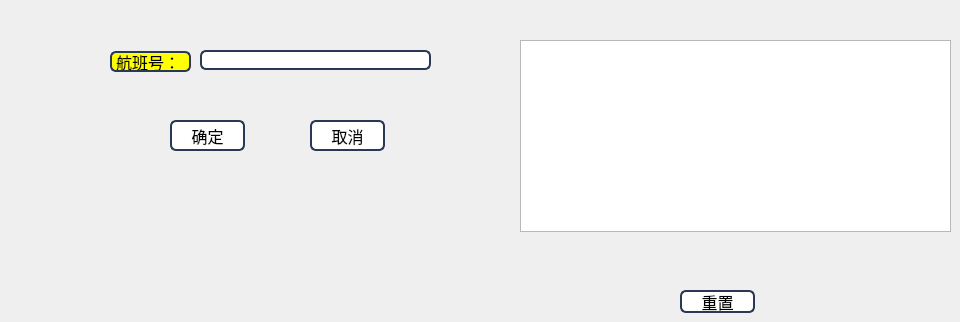
         <widget class="QWidget" name="tab_37">
          <attribute name="title">
           <string>指定航线</string>
          </attribute>
          <widget class="QLabel" name="label_67">
           <property name="geometry">
            <rect>
             <x>110</x>
             <y>51</y>
             <width>81</width>
             <height>21</height>
            </rect>
           </property>
           <property name="font">
            <font>
             <family>微软雅黑</family>
             <pointsize>12</pointsize>
            </font>
           </property>
           <property name="styleSheet">
            <string notr="true">border: 2px solid rgb(41,57,85);
border-radius:6px;
background:yellow;
selection-background-color:green;</string>
           </property>
           <property name="text">
            <string>航班号：</string>
           </property>
          </widget>
          <widget class="QLineEdit" name="lineEdit_55">
           <property name="geometry">
            <rect>
             <x>200</x>
             <y>50</y>
             <width>231</width>
             <height>20</height>
            </rect>
           </property>
           <property name="font">
            <font>
             <family>微软雅黑</family>
             <pointsize>10</pointsize>
            </font>
           </property>
           <property name="styleSheet">
            <string notr="true">border: 2px solid rgb(41,57,85);
border-radius:6px;
background:white;
selection-background-color:green;</string>
           </property>
          </widget>
          <widget class="QPushButton" name="pushButton_67">
           <property name="geometry">
            <rect>
             <x>170</x>
             <y>120</y>
             <width>75</width>
             <height>31</height>
            </rect>
           </property>
           <property name="font">
            <font>
             <family>微软雅黑</family>
             <pointsize>12</pointsize>
            </font>
           </property>
           <property name="styleSheet">
            <string notr="true">border: 2px solid rgb(41,57,85);
border-radius:6px;
background:white;
selection-background-color:green;</string>
           </property>
           <property name="text">
            <string>确定</string>
           </property>
          </widget>
          <widget class="QPushButton" name="pushButton_68">
           <property name="geometry">
            <rect>
             <x>310</x>
             <y>120</y>
             <width>75</width>
             <height>31</height>
            </rect>
           </property>
           <property name="font">
            <font>
             <family>微软雅黑</family>
             <pointsize>12</pointsize>
            </font>
           </property>
           <property name="styleSheet">
            <string notr="true">border: 2px solid rgb(41,57,85);
border-radius:6px;
background:white;
selection-background-color:green;</string>
           </property>
           <property name="text">
            <string>取消</string>
           </property>
          </widget>
          <widget class="QTextBrowser" name="textBrowser_9">
           <property name="geometry">
            <rect>
             <x>520</x>
             <y>40</y>
             <width>431</width>
             <height>192</height>
            </rect>
           </property>
           <property name="font">
            <font>
             <family>微软雅黑</family>
             <pointsize>12</pointsize>
            </font>
           </property>
           <property name="styleSheet">
            <string notr="true">background-image: url(:/photo/656.jpg);</string>
           </property>
          </widget>
          <widget class="QPushButton" name="pushButton_69">
           <property name="geometry">
            <rect>
             <x>680</x>
             <y>290</y>
             <width>75</width>
             <height>23</height>
            </rect>
           </property>
           <property name="font">
            <font>
             <family>微软雅黑</family>
             <pointsize>12</pointsize>
            </font>
           </property>
           <property name="styleSheet">
            <string notr="true">border: 2px solid rgb(41,57,85);
border-radius:6px;
background:white;
selection-background-color:green;</string>
           </property>
           <property name="text">
            <string>重置</string>
           </property>
          </widget>
         </widget>
